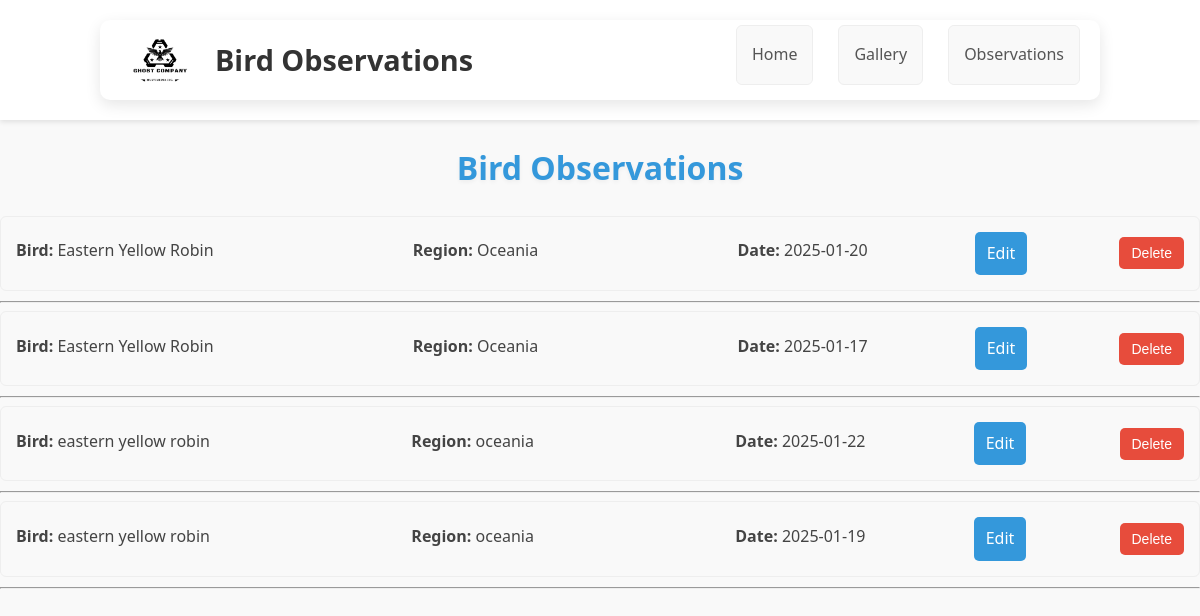
Page /observations on the earlier database version.
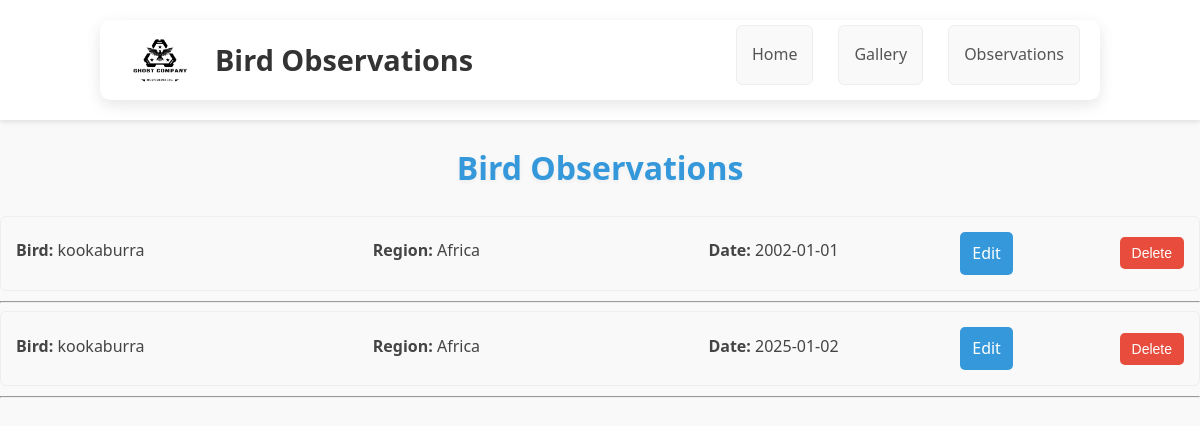
Same page on the later database version.
### tables this page shows
CREATE TABLE bird_observations (
            id INTEGER PRIMARY KEY AUTOINCREMENT,
            bird TEXT NOT NULL,
            region TEXT NOT NULL,
            date TEXT NOT NULL
        );

### server.py (the view)
@app.route('/observations')  # Added observations Route
def observations():
    conn = sqlite3.connect(DATABASE)
    cursor = conn.cursor()
    cursor.execute("SELECT id, bird, region, date FROM bird_observations") # changed to include id
    observations = [dict(zip(['id', 'bird', 'region', 'date'], row)) for row in cursor.fetchall()] # added id to the zip
    conn.close()
    return render_template('observations.html', observations=observations)

### templates/observations.html
{% extends "base.html" %}
{% block content %}
<h1>Bird Observations</h1>
    <ul>
        {% for observation in observations %}
            <li>
                <span class="observation-detail"><strong>Bird:</strong> {{ observation['bird'] }}</span><br>
                <span class="observation-detail"><strong>Region:</strong> {{ observation['region'] }}</span><br>
                <span class="observation-detail"><strong>Date:</strong> {{ observation['date'] }}</span>
                <a href="{{ url_for('edit_observation', id=observation['id']) }}">Edit</a>
                <form method="POST" action="{{ url_for('delete_observation', id=observation['id']) }}" class="delete-form">
                    <button type="submit">Delete</button>
                </form>
            </li>
            <hr>
        {% endfor %}
    </ul>
{% endblock %}

### templates/base.html (shortened to what this page needs)
<html>
<head>
    <link rel="stylesheet" href="/static/css/style.css">
</head>
<body>
<header class="site-header">
    <div class="container">
        <a href="/" class="logo-link">
            <img src="/static/images/logo1.png" alt="Bird Observations Logo" class="logo">
            <span class="site-title">Bird Observations</span>
        </a>
        <nav class="main-nav">
            <ul>
                <li><a href="/">Home</a></li>
                <li><a href="/gallery">Gallery</a></li>
                <li><a href="/observations">Observations</a></li>
            </ul>
        </nav>
    </div>
    </header>
    <main>
        {% block content %}{% endblock %}
    </main>
</body>
</html>

### static/css/style.css (style rules this page uses)
body { font-family: 'Segoe UI', Tahoma, Geneva, Verdana, sans-serif; margin: 0; padding: 0; background-color: #f9f9f9; color: #444; line-height: 1.7; display: flex; flex-direction: column; min-height: 100vh; }
.container { width: 70%; margin: auto; overflow: hidden; padding: 30px; background-color: #fff; box-shadow: 0 5px 15px rgba(0, 0, 0, 0.1); border-radius: 10px; position: relative; }
h1 { text-align: center; color: #3498db; margin-bottom: 20px; text-shadow: 0 2px 4px rgba(0, 0, 0, 0.05); }
main { flex: 1; }
.site-header { background-color: #fff; padding: 20px 0; box-shadow: 0 2px 5px rgba(0, 0, 0, 0.1); position: relative; z-index: 100; }
.site-header .container { display: flex; justify-content: space-between; align-items: center; width: 80%; padding: 0 20px; }
.logo-link { display: flex; align-items: center; text-decoration: none; color: inherit; }
.site-header .logo { width: 80px; height: auto; margin-right: 15px; position: static; top: auto; left: auto; }
.site-title { font-size: 1.8em; font-weight: bold; color: #333; }
.main-nav ul { list-style: none; padding: 0; margin: 0; display: flex; }
.main-nav li { margin-left: 25px; }
.main-nav a { text-decoration: none; color: #555; font-weight: 500; transition: color 0.3s ease; }
a { color: #3498db; text-decoration: none; transition: color 0.3s ease; }
form { padding: 25px; background-color: #fefefe; border: none; border-radius: 8px; margin-bottom: 30px; }
ul { list-style: none; padding: 0; }
li { padding: 15px; margin-bottom: 10px; background-color: #f9f9f9; border: 1px solid #eee; border-radius: 6px; transition: transform 0.2s ease-in-out; }
.observation-detail { display: inline-block; margin-right: 15px; margin-bottom: 5px; }
li { padding: 15px; margin-bottom: 10px; background-color: #f9f9f9; border: 1px solid #eee; border-radius: 6px; transition: transform 0.2s ease-in-out; display: flex; flex-direction: row; align-items: center; justify-content: space-between; }
.delete-form button[type="submit"] { background-color: #e74c3c; color: #fff; padding: 8px 12px; border: none; border-radius: 5px; cursor: pointer; font-size: 14px; transition: background-color 0.3s ease; margin-top: 0; display: inline-block; }
.delete-form { margin: 0; padding: 0; }
a[href*="/edit/"] { background-color: #3498db; color: #fff; padding: 8px 12px; border-radius: 5px; text-decoration: none; transition: background-color 0.3s ease; display: inline-block; }

Differences in the rows shown:
removed bird_observations: bird "Eastern Yellow Robin", region "Oceania", date "2025-01-20"
removed bird_observations: bird "Eastern Yellow Robin", region "Oceania", date "2025-01-17"
removed bird_observations: bird "eastern yellow robin", region "oceania", date "2025-01-22"
removed bird_observations: bird "eastern yellow robin", region "oceania", date "2025-01-19"
added bird_observations: bird "kookaburra", region "Africa", date "2002-01-01"
added bird_observations: bird "kookaburra", region "Africa", date "2025-01-02"
